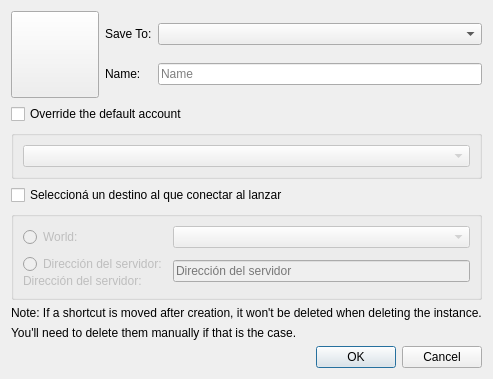
<?xml version="1.0" encoding="UTF-8"?>
<ui version="4.0">
 <class>CreateShortcutDialog</class>
 <widget class="QDialog" name="CreateShortcutDialog">
  <property name="windowModality">
   <enum>Qt::WindowModality::ApplicationModal</enum>
  </property>
  <property name="geometry">
   <rect>
    <x>0</x>
    <y>0</y>
    <width>450</width>
    <height>370</height>
   </rect>
  </property>
  <property name="windowTitle">
   <string>Crear acceso directo</string>
  </property>
  <property name="modal">
   <bool>true</bool>
  </property>
  <layout class="QVBoxLayout" name="verticalLayout">
   <item>
    <layout class="QHBoxLayout" name="iconBtnLayout">
     <item>
      <widget class="QToolButton" name="iconButton">
       <property name="icon">
        <iconset>
         <normaloff>:/icons/instances/grass</normaloff>:/icons/instances/grass</iconset>
       </property>
       <property name="iconSize">
        <size>
         <width>80</width>
         <height>80</height>
        </size>
       </property>
      </widget>
     </item>
     <item>
      <layout class="QGridLayout" name="iconBtnGridLayout">
       <item row="0" column="0">
        <widget class="QLabel" name="saveToLabel">
         <property name="text">
          <string>Save To:</string>
         </property>
        </widget>
       </item>
       <item row="0" column="1">
        <widget class="QComboBox" name="saveTargetSelectionBox">
         <property name="sizePolicy">
          <sizepolicy hsizetype="Expanding" vsizetype="Fixed">
           <horstretch>0</horstretch>
           <verstretch>0</verstretch>
          </sizepolicy>
         </property>
        </widget>
       </item>
       <item row="1" column="0">
        <widget class="QLabel" name="nameLabel">
         <property name="text">
          <string>Name:</string>
         </property>
        </widget>
       </item>
       <item row="1" column="1">
        <widget class="QLineEdit" name="instNameTextBox">
         <property name="placeholderText">
          <string>Name</string>
         </property>
        </widget>
       </item>
      </layout>
     </item>
    </layout>
   </item>
   <item>
    <widget class="QCheckBox" name="overrideAccountCheckbox">
     <property name="toolTip">
      <string>Use a different account than the default specified.</string>
     </property>
     <property name="text">
      <string>Override the default account</string>
     </property>
    </widget>
   </item>
   <item>
    <widget class="QGroupBox" name="accountOptionsGroup">
     <property name="enabled">
      <bool>false</bool>
     </property>
     <property name="sizePolicy">
      <sizepolicy hsizetype="Preferred" vsizetype="Fixed">
       <horstretch>0</horstretch>
       <verstretch>0</verstretch>
      </sizepolicy>
     </property>
     <layout class="QVBoxLayout" name="accountOptionsLayout">
      <item>
       <widget class="QComboBox" name="accountSelectionBox">
        <property name="sizePolicy">
         <sizepolicy hsizetype="Expanding" vsizetype="Fixed">
          <horstretch>0</horstretch>
          <verstretch>0</verstretch>
         </sizepolicy>
        </property>
       </widget>
      </item>
     </layout>
    </widget>
   </item>
   <item>
    <widget class="QCheckBox" name="targetCheckbox">
     <property name="toolTip">
      <string>Specify a world or server to automatically join on launch.</string>
     </property>
     <property name="text">
      <string>Seleccioná un destino al que conectar al lanzar</string>
     </property>
    </widget>
   </item>
   <item>
    <widget class="QGroupBox" name="targetOptionsGroup">
     <property name="enabled">
      <bool>false</bool>
     </property>
     <property name="sizePolicy">
      <sizepolicy hsizetype="Preferred" vsizetype="Fixed">
       <horstretch>0</horstretch>
       <verstretch>0</verstretch>
      </sizepolicy>
     </property>
     <layout class="QGridLayout" name="targetOptionsGridLayout">
      <item row="0" column="0">
       <layout class="QVBoxLayout" name="worldOverlap">
        <property name="spacing">
         <number>0</number>
        </property>
        <item>
         <widget class="QRadioButton" name="worldTarget">
          <property name="text">
           <string>World:</string>
          </property>
          <attribute name="buttonGroup">
           <string notr="true">targetBtnGroup</string>
          </attribute>
         </widget>
        </item>
       </layout>
      </item>
      <item row="0" column="1">
       <widget class="QComboBox" name="worldSelectionBox">
        <property name="sizePolicy">
         <sizepolicy hsizetype="Expanding" vsizetype="Fixed">
          <horstretch>0</horstretch>
          <verstretch>0</verstretch>
         </sizepolicy>
        </property>
       </widget>
      </item>
      <item row="1" column="0">
       <layout class="QVBoxLayout" name="serverOverlap">
        <property name="spacing">
         <number>0</number>
        </property>
        <item>
         <widget class="QRadioButton" name="serverTarget">
          <property name="text">
           <string>Dirección del servidor:</string>
          </property>
          <attribute name="buttonGroup">
           <string notr="true">targetBtnGroup</string>
          </attribute>
         </widget>
        </item>
        <item>
         <widget class="QLabel" name="serverLabel">
          <property name="visible">
           <bool>false</bool>
          </property>
          <property name="text">
           <string>Dirección del servidor:</string>
          </property>
         </widget>
        </item>
       </layout>
      </item>
      <item row="1" column="1">
       <widget class="QLineEdit" name="serverAddressBox">
        <property name="placeholderText">
         <string>Dirección del servidor</string>
        </property>
       </widget>
      </item>
     </layout>
    </widget>
   </item>
   <item>
    <widget class="QLabel" name="noteLabel">
     <property name="text">
      <string>Note: If a shortcut is moved after creation, it won't be deleted when deleting the instance.</string>
     </property>
    </widget>
   </item>
   <item>
    <widget class="QLabel" name="noteLabel2">
     <property name="text">
      <string>You'll need to delete them manually if that is the case.</string>
     </property>
    </widget>
   </item>
   <item>
    <widget class="QDialogButtonBox" name="buttonBox">
     <property name="orientation">
      <enum>Qt::Orientation::Horizontal</enum>
     </property>
     <property name="standardButtons">
      <set>QDialogButtonBox::StandardButton::Cancel|QDialogButtonBox::StandardButton::Ok</set>
     </property>
    </widget>
   </item>
  </layout>
 </widget>
 <tabstops>
  <tabstop>iconButton</tabstop>
 </tabstops>
 <resources/>
 <connections>
  <connection>
   <sender>buttonBox</sender>
   <signal>accepted()</signal>
   <receiver>CreateShortcutDialog</receiver>
   <slot>accept()</slot>
   <hints>
    <hint type="sourcelabel">
     <x>20</x>
     <y>20</y>
    </hint>
    <hint type="destinationlabel">
     <x>20</x>
     <y>20</y>
    </hint>
   </hints>
  </connection>
  <connection>
   <sender>buttonBox</sender>
   <signal>rejected()</signal>
   <receiver>CreateShortcutDialog</receiver>
   <slot>reject()</slot>
   <hints>
    <hint type="sourcelabel">
     <x>20</x>
     <y>20</y>
    </hint>
    <hint type="destinationlabel">
     <x>20</x>
     <y>20</y>
    </hint>
   </hints>
  </connection>
 </connections>
 <buttongroups>
  <buttongroup name="targetBtnGroup"/>
 </buttongroups>
</ui>
